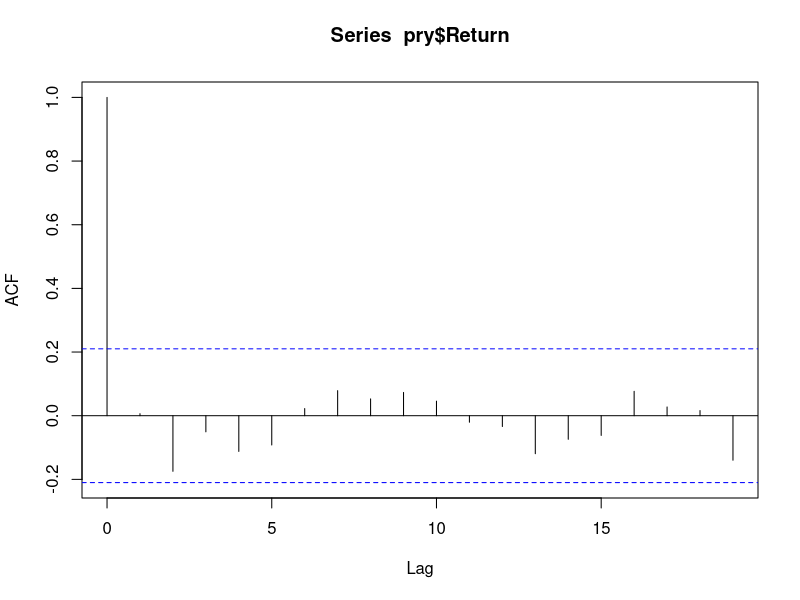
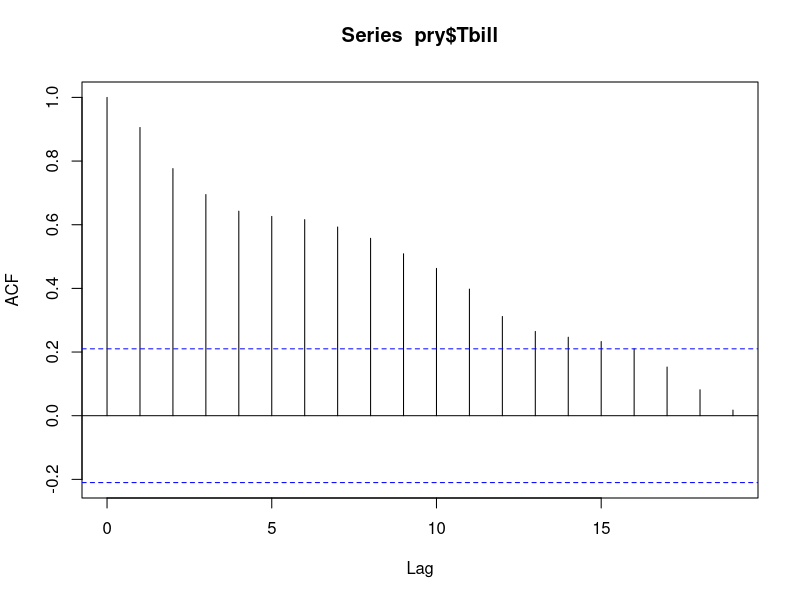
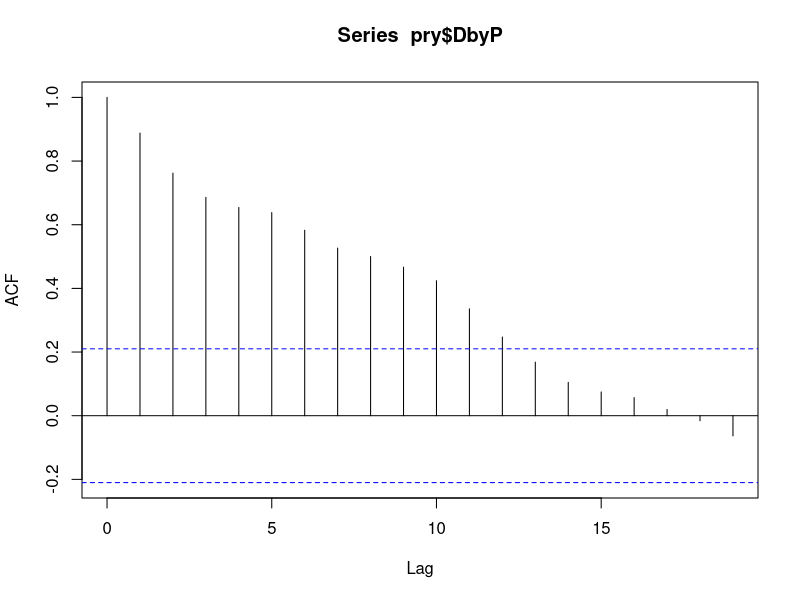
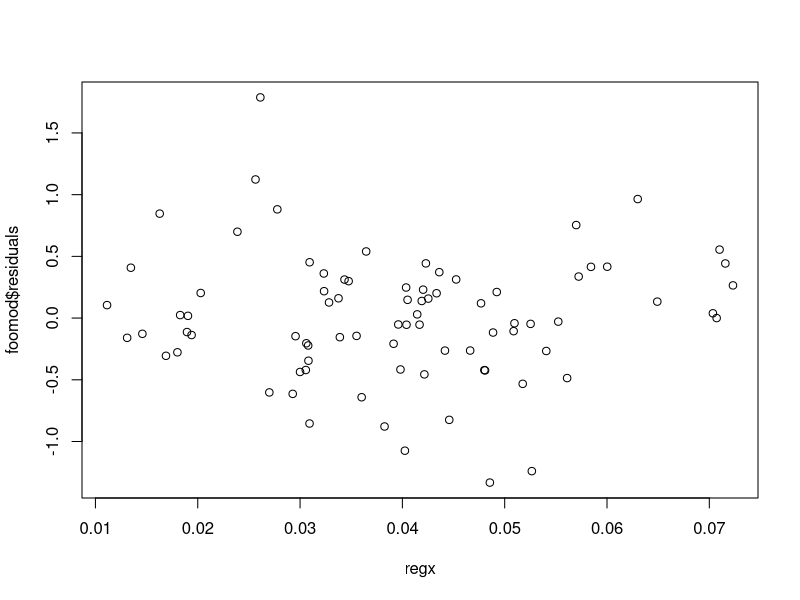
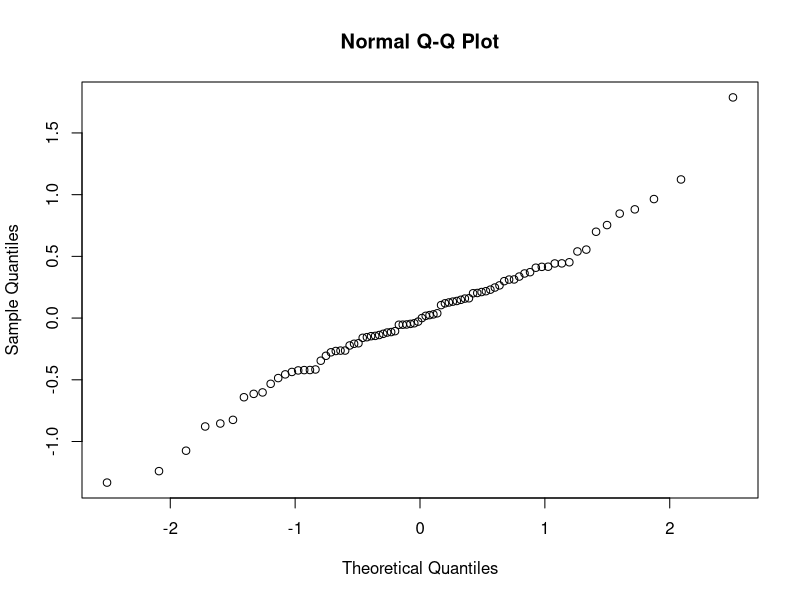
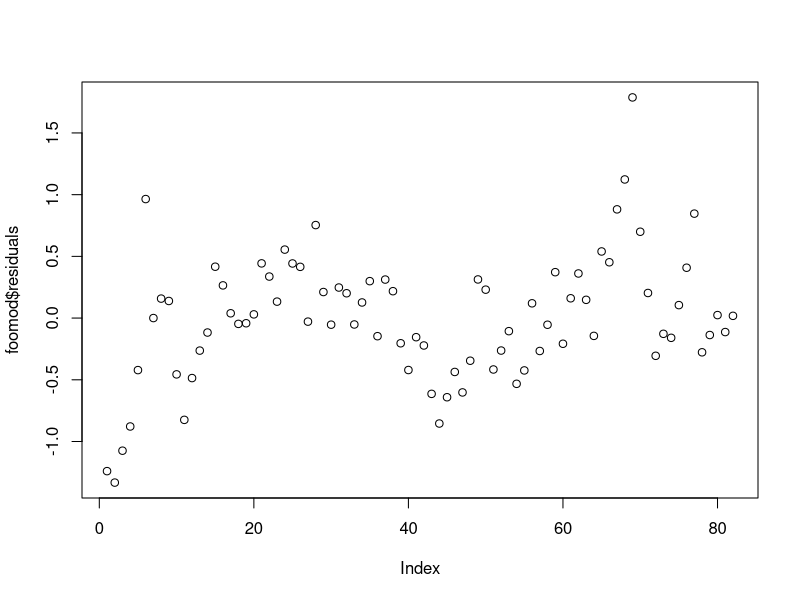
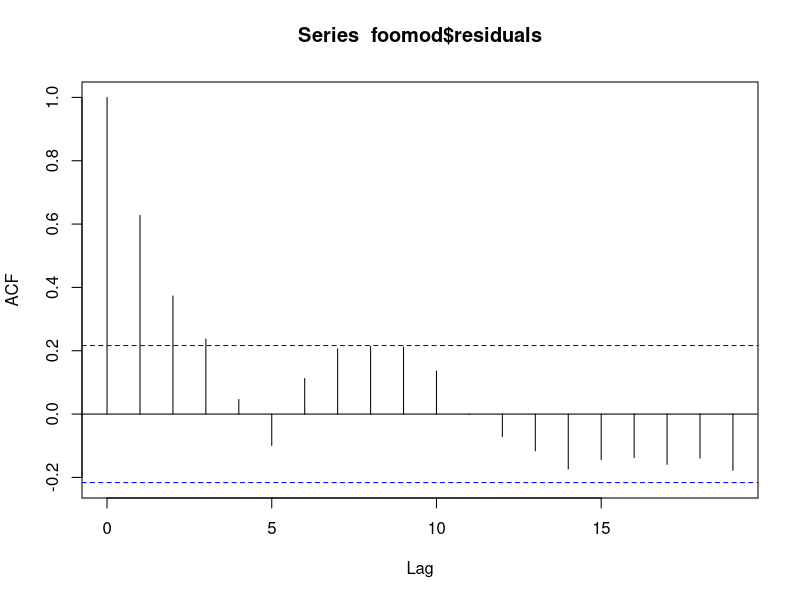
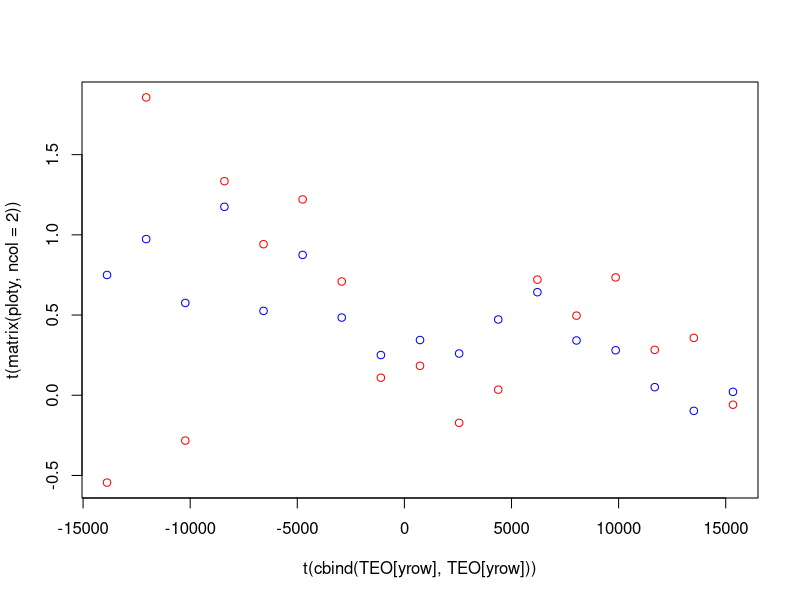

The R source for these figures, in order:
# "meet the data"
#
#

pry <- read.delim("ps1_data.txt",sep="",
									header=FALSE,comment.char='%',
									skip=5,
									strip.white=TRUE)

colnames(pry) <- c("Date","Return","DbyP","Dgrowth","Tbill")
pry$excess.Ret <- pry$Return - pry$Tbill 

TEO <- as.Date(as.character(pry$Date),format="%Y%m%d") 


qprint <- function(x) {
	cat("# ",x,"\n")
}

# question 1
q1 <- c(100 * mean(pry$Return),
				100 * mean(pry$Tbill),
				100 * mean(pry$excess.Ret),
				100 * sd(pry$Return),
				100 * sd(pry$Tbill),
				100 * sd(pry$excess.Ret))
qprint(q1)
#  11.59299 3.950057 7.642932 20.31285 3.439518 20.63309 

# question 2, SR
sr <- mean(pry$excess.Ret) / sd(pry$excess.Ret)
qprint(sr)
#  0.3704212 
				
# question 3, plots, acf
acf(pry$Return)
acf(pry$Tbill)
acf(pry$DbyP)
# conclusion: Return uncorrelated; Tbill and DbyP correlated.

lmsum <- function(foomod) {
	summod <- summary(foomod)
	retv <- c(summod$coefficients[2,1],
						summod$coefficients[2,3],
						summod$r.squared)
	return(retv)
}

lmsum2 <- function(regx,regy) {
	foomod <- lm(regy ~ regx)
	retv <- lmsum(foomod)
	summod <- summary(foomod)
	retv <- c(retv,
						100 * mean(regy),
						100 * summod$coefficients[2,1] * sd(regx))
	return(retv)
}

# question 4
# autocorrelationish function
freg <- function(x) {
	regy <- x[2:length(x)]
	regx <- x[1:(length(x)-1)]
	retv <- lmsum2(regx,regy)
	return(retv)
}

# just a looksee:
print(round(freg(pry$Return),2))
#print(round(freg(pry$Tbill),2))
#print(round(freg(pry$excess.Ret),2))

qprint(round(c(freg(pry$Return),
							freg(pry$Tbill),
							freg(pry$excess.Ret)),2))

#  0.01 0.06 0 11.62 0.13 0.92 20.42 0.83 3.95 3.16 0.01 0.11 0 7.66 0.25 

# question 5
regy <- pry$excess.Ret[2:dim(pry)[1]]
regx <- pry$DbyP[1:(dim(pry)[1]-1)]
foomod <- lm(regy ~ regx)
qprint(round(lmsum2(regx,regy),2))
#  3.68 2.54 0.07 7.66 5.54 


# question 6
print(summary(foomod))
# yes, no apparently?

# question 7

# simple boxcarsum
sboxsum <- function(x,win=5) {
	filcoef <- rep(1,win)
	sx <- filter(x,filcoef,method="convolution",sides=1)
	return(sx)
}
# simple boxcar product;
sboxprod <- function(x,...) {
	sx <- exp(sboxsum(log(x),...))
	return(sx)
}
# simple boxcar returns
sboxret <- function(x,...) {
	sx <- sboxprod(1 + x,...) - 1
	return(sx)
}

wins <- 5
bret.stock <- sboxret(pry$Return,win=wins)
bret.bond <- sboxret(pry$Tbill,win=wins)
bret.exc <- bret.stock - bret.bond

regy <- bret.exc[(wins+1):length(bret.exc)]
regx <- pry$DbyP[1:(dim(pry)[1] - wins)]

foomod <- lm(regy ~ regx)
lmres <- round(lmsum(foomod),2)
qprint(lmres)

# apparently the 0.01 is wrong. bad annualization?
#  19.03 4.99 0.24 
foomod.overlap <- foomod

# question 8
#  errors are uncorrelated with the RHS. only.

# not uncorrelated:
plot(regx,foomod$residuals)

#  never normally distributed, but not bad:
qqnorm(foomod$residuals)

#  heteroskedastic!
plot(foomod$residuals)

# correlated errors.
acf(foomod$residuals)


# question 9
# everything but inconsistency?
#
# apparently:
#
# too small se, t-stat inflated.
# b estimator inefficient.

# question 10
yrow <- seq(from=(wins+1),to=length(bret.exc),by=wins)
xrow <- yrow - wins

regy <- bret.exc[yrow]
regx <- pry$DbyP[xrow]

foomod <- lm(regy ~ regx)
lmres <- round(lmsum(foomod),2)
qprint(lmres)
#  21.61 2.52 0.3 
#  once again, the 0.01 is wrong. bummer.

# question 11
# only the t-stats really changed. cf. Valkanov.

# question 12
predicted <- foomod$fitted.values
ploty <- cbind(regy,predicted) 

# fuck this
plot(t(cbind(TEO[yrow],TEO[yrow])),
		 t(matrix(ploty,ncol=2)),col=c('red','blue'))

## fuck that. as xts?

#require(xts)

#rxts <- xts(ploty,order.by=TEO[yrow])
#plot(rxts)

## FUCK.
#plot(rxts$regy)
#par(new=TRUE)
#plot(rxts$predicted,axes=FALSE)  # that the trick?

# d/p varies less;
#
# apparently: dividend yield forecasts 5-10 year swings early,
# but seems to slow down.
# I don't see this by eye, but whatever.
#
#
#snide comment around question 12 is priceless:



#for vim modeline: (do not edit)
# vim:fdm=marker:fmr=FOLDUP,UNFOLD:cms=#%s:syn=r:ft=r
